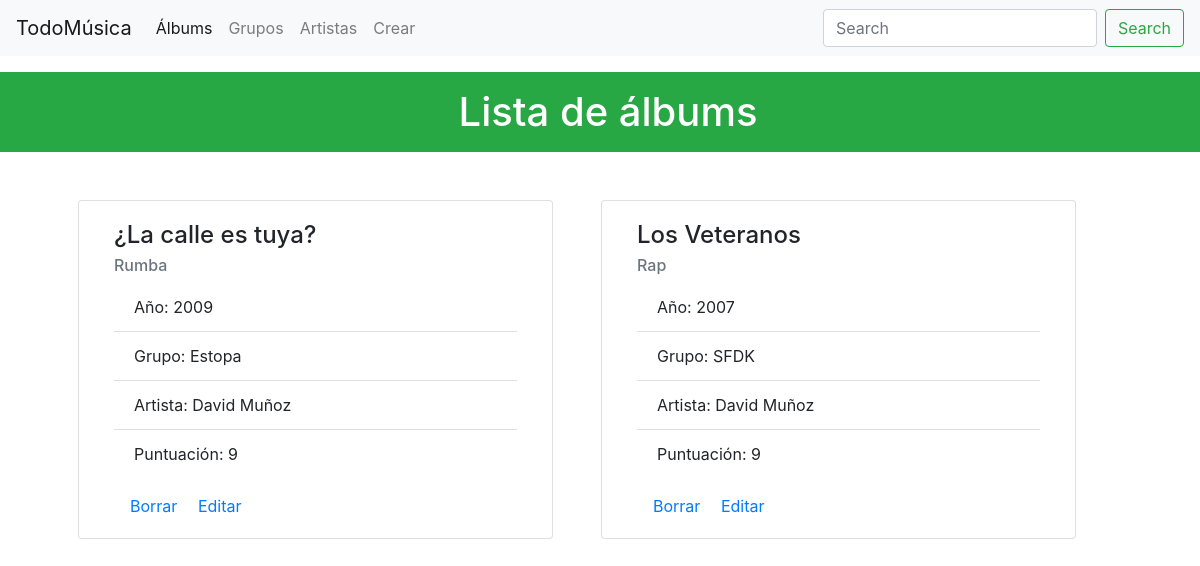
The page /albums/ on the database its author committed.
### miAplicacion/models.py (models this page shows)
class Album(models.Model):
    nombreAlbum = models.CharField(max_length=50, blank=False)
    anio = models.IntegerField(default=0)
    genero = models.CharField(max_length=50, blank=False)
    artista_id = models.ForeignKey(Artista, on_delete=models.CASCADE, blank=True,null=True)
    grupoMusical_id = models.ForeignKey(Grupo_Musical, on_delete=models.CASCADE, blank=True,null=True)
    puntuacion = models.IntegerField(default=0, validators=[MaxValueValidator(10), MinValueValidator(0)])

class Grupo_Musical(models.Model):
    nombreGrupo = models.CharField(max_length=50, blank=False)
    estiloMusica = models.CharField(max_length=50)
    fecha_creacion = models.DateField(blank=False)
    fecha_disolucion = models.DateField(null=True, blank=True, default=None)

class Artista(models.Model):
    nombre = models.CharField(max_length=50, blank=False)
    apellido1 = models.CharField(max_length=50, blank=False)
    apellido2 = models.CharField(max_length=50, blank=False)
    grupo_id = models.ForeignKey(Grupo_Musical, on_delete=models.CASCADE)

### miAplicacion/views.py (the view)
# urls.py: path('albums/',albumsView,name='albums'),
def albumsView(request):
    allAlbums = Album.objects.all()
    context = {'allAlbums': allAlbums}
    return render(request,"albums.html",context)

### templates/albums.html (shortened to what this page needs)
{% include "header.html" %}
<!DOCTYPE html>
<html lang="en">
<head>
    {% load static %}
    <link rel="stylesheet" href="{% static 'css/miEstilo.css' %}">
</head>
<body class="body3">
    <div class="container-fluid bg-success">
        <h1 class="mt-3 ml-3 pt-3 pb-3 text-center text-white">Lista de álbums</h1>
    </div>
<div class="container mt-5">
    <div class="row">
    {% for Album in allAlbums %}
        <div class="card ml-5 mb-5 col-5" style="width: 18rem;">
          <div class="card-body ">
            <h4 class="card-title">{{ Album.nombreAlbum }}</h4>
            <h6 class="card-subtitle mb-2 text-muted">{{ Album.genero }}</h6>
              <ul class="list-group list-group-flush mb-3">
                  <li class="list-group-item">Año: {{ Album.anio }}</li>
                  <li class="list-group-item">Grupo: {{ Album.grupoMusical_id.nombreGrupo }}</li>
                  <li class="list-group-item ">Artista: {{ Album.artista_id.nombre }}   {{ Album.artista_id.apellido1 }}</li>
                  <li class="list-group-item">Puntuación: {{ Album.puntuacion }}</li>
                  </ul>
            <a href="/borrarAlbum/{{Album.id}}" class="card-link ml-3">Borrar </a>
            <a href="/editarAlbum/{{Album.id}}" class="card-link ml-3 ">Editar</a>
          </div>
        </div>
    {% endfor %}
    </div>
</div>
</body>
</html>

### static/css/miEstilo.css (style rules this page uses)
.body3 { background-image: url("https://p4.wallpaperbetter.com/wallpaper/182/888/839/music-album-covers-wallpaper-preview.jpg"); }

### rows shown on the page
Album: nombreAlbum "¿La calle es tuya?", genero "Rumba", anio "2009", grupoMusical_id.nombreGrupo "Estopa", artista_id.nombre "David", artista_id.apellido1 "Muñoz", puntuacion "9"
Album: nombreAlbum "Los Veteranos", genero "Rap", anio "2007", grupoMusical_id.nombreGrupo "SFDK", artista_id.nombre "David", artista_id.apellido1 "Muñoz", puntuacion "9"
